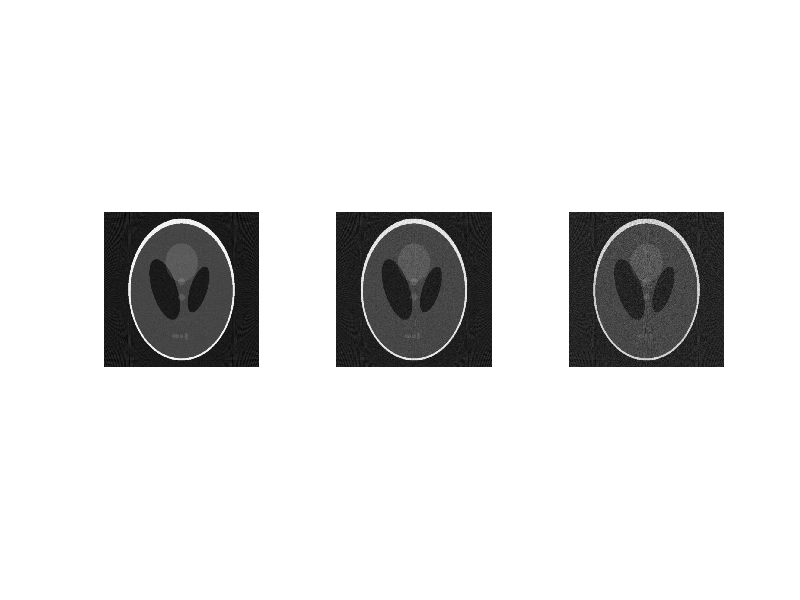

The MATLAB source for this figure:
theta = 0:179;
p = phantom(512);
% p = zeros(256);
% p(100:105,125:130) = 1;
% p(110:115,125:130) = 1;

r1 = radon(p,theta)/20;
EmitedPhotons=10^5;
r2=EmitedPhotons*exp(-r1);
r2=poissrnd(r2) + 10^-15;
r2=-log(r2./EmitedPhotons);
%r2 = r2 - min(r2(:));
EmitedPhotons=2.5*10^4;
r3=EmitedPhotons*exp(-r1);
r3=poissrnd(r3) + 10^-15;
r3=-log(r3./EmitedPhotons);


% a = 1;
% n = 4;
% b = ones(n,1)/n;
% r3 = filter(b,a,r2);

% figure(1); 
% subplot(1,2,1); imshow(r1,[]);
% subplot(1,2,2); imshow(r2,[]);

p1 = iradon(r1,theta,'linear');
p2 = iradon(r2,theta,'linear');
p3 = iradon(r3,theta,'linear');


figure(2);
subplot(1,3,1); imshow(p1,[]);
subplot(1,3,2); imshow(p2,[]);
subplot(1,3,3); imshow(p3,[]);


% figure(3);
% subplot(3,2,1); plot(r1(:,127))
% subplot(3,2,3); plot(r2(:,127))
% subplot(3,2,5); plot(r3(:,127))
% 
% subplot(3,2,2); imshow(p1,[]);
% subplot(3,2,4); imshow(p2,[]);
% subplot(3,2,6); imshow(p3,[]);
% 
% 
% figure(4);
% subplot(3,1,1); snr(r1(:,127))
% subplot(3,1,2); snr(r2(:,127))
% subplot(3,1,3); snr(r3(:,127))
